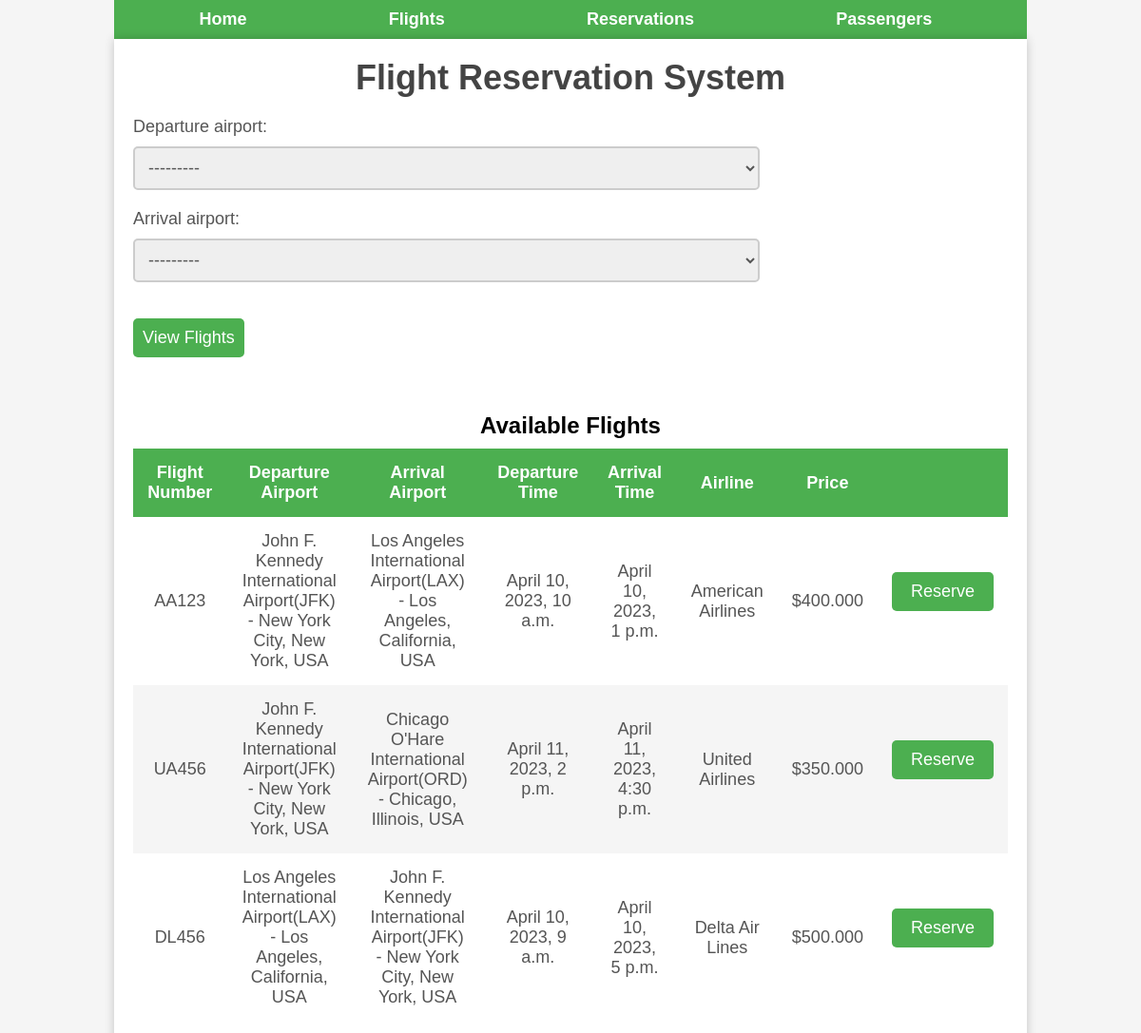
The app's page /, older data.
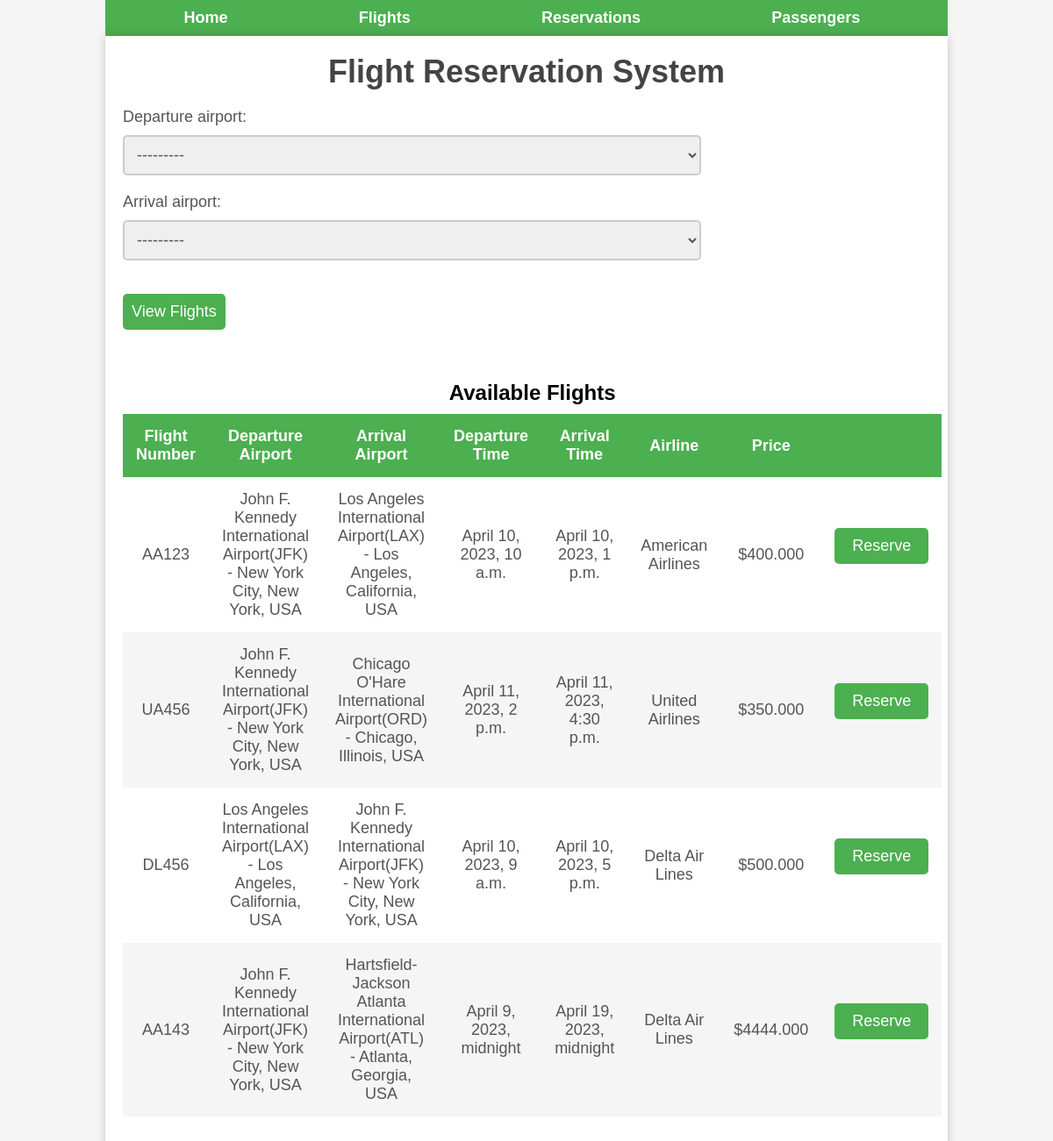
The same page, newer data.
### database/models.py (models this page shows, shortened)
class Flight(models.Model):
    flight_number = models.CharField(max_length=20, null=False)
    departure_airport = models.ForeignKey(Airport, on_delete=models.CASCADE, related_name="Departure Airport+")
    arrival_airport = models.ForeignKey(Airport, on_delete=models.CASCADE, related_name="Arrival Airport+")
    departure_time = models.DateTimeField(verbose_name="Departure Time", null=False)
    arrival_time = models.DateTimeField(verbose_name="Arrival Time", null=False)
    airline_id = models.ForeignKey(Airline, on_delete=models.CASCADE)
    ticket_price = models.DecimalField(verbose_name="Ticket Price", null=False, max_digits=10, decimal_places=3)

class Airport(models.Model):
    name = models.CharField(max_length=100, null=False)
    slag = models.CharField(max_length=4, null=False, unique=True)
    location = models.TextField(max_length=255, null=True)
    def __str__(self):
        return f"{self.name}({self.slag}) - {self.location}"

class Airline(models.Model):
    name = models.CharField(max_length=100, null=False)
    contact_information = models.TextField(max_length=100, null=True)
    def __str__(self):
        return f"{self.name}"

### website/views.py (the view)
# urls.py: 2. Add a URL to urlpatterns:  path('', views.home, name='home')
def home(request):
    searchFlightForm = SearchFlightForm()
    if request.method == "POST":
        searchFlightForm = SearchFlightForm(request.POST)
        if searchFlightForm.is_valid():
            departure_airport = searchFlightForm.cleaned_data['departure_airport']
            arrival_airport = searchFlightForm.cleaned_data['arrival_airport']
            flights = Flight.objects.all().filter(departure_airport=departure_airport, arrival_airport=arrival_airport)
    else:
        flights = Flight.objects.all()
    context = {
        'searchFlightForm': searchFlightForm,
        "flights": flights,
    }
    return render(request, 'home.html', context)

### website/forms.py
class SearchFlightForm(forms.ModelForm):
    class Meta:
        model = Flight
        fields = ['departure_airport', 'arrival_airport']

### website/templates/home.html (shortened to what this page needs)
{% extends 'base.html' %}
{% block content %}
<div class="container">
  <h1>Flight Reservation System</h1>
  <form action="." method="POST">
    {{ searchFlightForm.as_p }}
    <br>
    <input type="submit" value="View Flights">
  </form>
  <br>
  <table>
    <caption>Available Flights</caption>
    <thead>
      <tr>
        <th>Flight Number</th>
        <th>Departure Airport</th>
        <th>Arrival Airport</th>
        <th>Departure Time</th>
        <th>Arrival Time</th>
        <th>Airline</th>
        <th>Price</th>
        <th></th>
      </tr>
    </thead>
    <tbody>
      {% for flight in flights %}
      <tr>
        <td>{{ flight.flight_number }}</td>
        <td>{{ flight.departure_airport }}</td>
        <td>{{ flight.arrival_airport }}</td>
        <td>{{ flight.departure_time }}</td>
        <td>{{ flight.arrival_time }}</td>
        <td>{{ flight.airline_id }}</td>
        <td>${{ flight.ticket_price }}</td>
        <td>
          <form action="./{{ flight.id }}/reserve/" method="POST">
            <button>Reserve</button>
          </form>
        </td>
      </tr>
      {% empty %}
        <tr>
            <td colspan="7">No Flights Available</td>
        </tr>
      {% endfor %}
    </tbody>
  </table>
</div>
{% endblock content %}

### website/templates/base.html (shortened to what this page needs)
{% load static %}
<!DOCTYPE html>
<html lang="en">
<head>
    <link rel="stylesheet" type="text/css" href="{% static 'css/home.css' %}">
    <link rel="stylesheet" type="text/css" href="{% static 'css/nav.css' %}">
</head>
<body>
    {% include 'nav.html' %}
    {% block content %}
    {% endblock %}
</body>
</html>

### website/templates/nav.html
{% load static %}
<head>
    <link rel="stylesheet" type="text/css" href="{% static 'css/nav.css' %}">
  </head>
<nav class="navbar">
    <ul>
      <li><a href="/">Home</a></li>
      <li><a href="/flights">Flights</a></li>
      <li><a href="/reservations">Reservations</a></li>
      <li><a href="/passengers">Passengers</a></li>
    </ul>
</nav>

### website/static/css/home.css (style rules this page uses)
* { margin: 0; padding: 0; box-sizing: border-box; }
body { background-color: #f5f5f5; font-family: Arial, sans-serif; }
.container { width: 80%; margin: auto; padding: 20px; background-color: #fff; box-shadow: 0 0 10px rgba(0, 0, 0, 0.2); }
h1 { color: #444; text-align: center; font-size: 36px; margin-bottom: 20px; }
form { margin-bottom: 20px; }
label { display: block; margin-bottom: 10px; color: #555; font-size: 18px; }
input[type="text"], input[type="date"], input[type="submit"], select { padding: 10px; margin-bottom: 20px; border-radius: 5px; border: 2px solid #ccc; font-size: 18px; color: #555; }
input[type="submit"] { background-color: #4CAF50; color: #fff; cursor: pointer; font-size: 18px; border: none; }
table { width: 100%; border-collapse: collapse; margin-bottom: 20px; }
caption { font-size: 24px; font-weight: bold; margin-bottom: 10px; }
th, td { padding: 15px; text-align: center; font-size: 18px; color: #555; }
th { background-color: #4CAF50; color: #fff; }
tr:nth-child(even) { background-color: #f5f5f5; }
button { background-color: #4CAF50; color: #fff; border: none; border-radius: 5px; padding: 10px 20px; cursor: pointer; font-size: 18px; }
option { padding: 5px; font-size: 18px; color: #555; }
select option:first-child { color: #999; }

### website/static/css/nav.css (style rules this page uses)
nav { background-color: #4CAF50; color: #fff; padding: 10px 20px; width: 80%; margin: auto; }
nav ul { list-style: none; display: flex; justify-content: space-around; align-items: center; }
nav li { margin-right: 10px; }
nav a { color: #fff; text-decoration: none; font-weight: bold; font-size: 18px; padding: 10px; border-radius: 5px; transition: background-color 0.2s ease-in-out; }

Row changes from the older to the newer data that the page shows:
added Flight: flight_number "AA143", departure_airport "John F. Kennedy International Airport(JFK) - New York City, New York, USA", arrival_airport "Hartsfield-Jackson Atlanta International Airport(ATL) - Atlanta, Georgia, USA", departure_time "April 9, 2023, midnight", arrival_time "April 19, 2023, midnight", airline_id "Delta Air Lines", ticket_price "4444.000"
